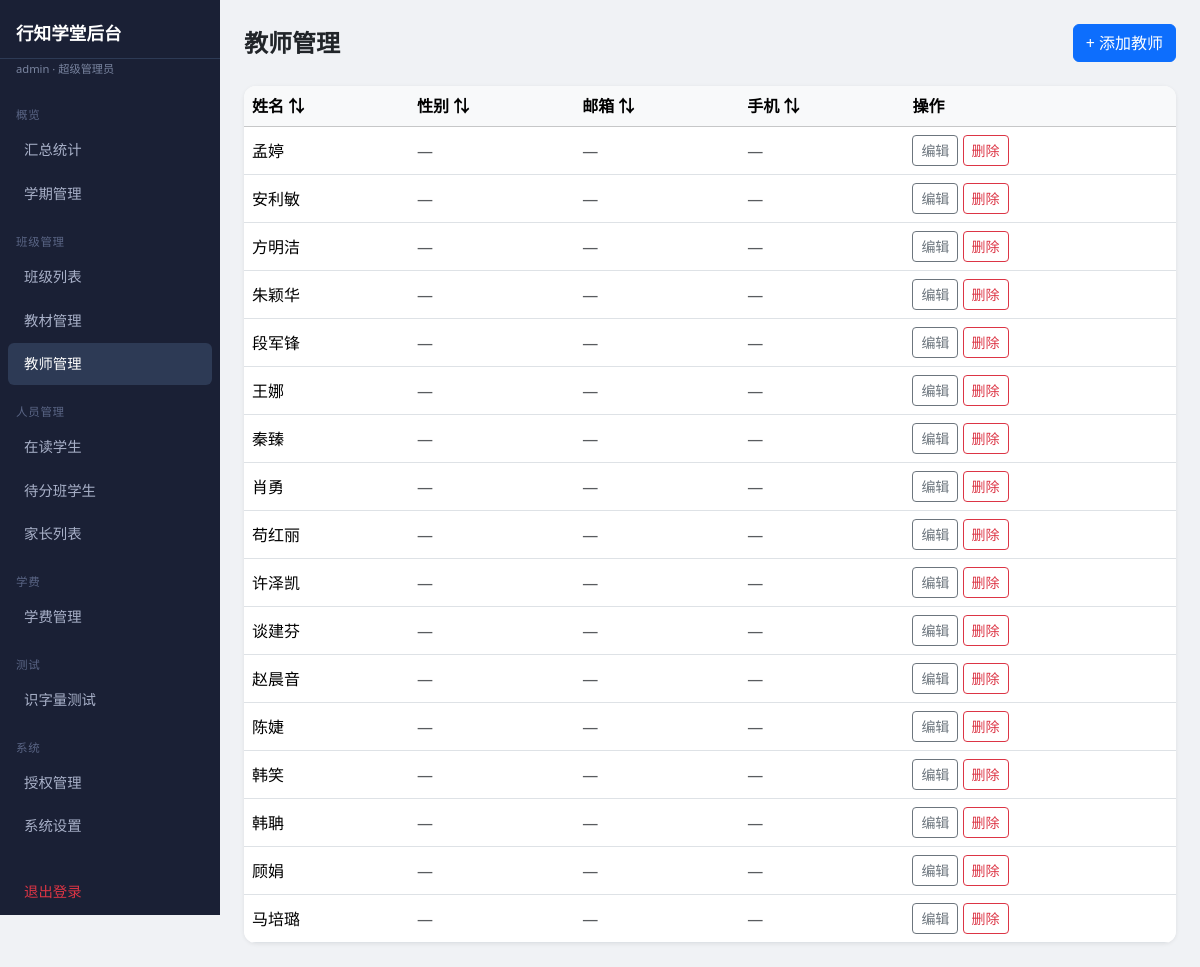
Screenshot of /admin/teachers (signed in) with the database file from the repository.
### app/models/admin_user.py (models this page shows, shortened)
class AdminUser(Base, TimestampMixin):
    __tablename__ = "admin_users"
    id: Mapped[int] = mapped_column(primary_key=True)
    username: Mapped[str] = mapped_column(String(100), unique=True, nullable=False)
    hashed_password: Mapped[str] = mapped_column(String(200), nullable=False)
    is_active: Mapped[bool] = mapped_column(Boolean, default=True)
    is_superadmin: Mapped[bool] = mapped_column(Boolean, default=False)
    role: Mapped[str] = mapped_column(String(20), nullable=False, default=ROLE_SENIOR_ADMIN)
    teacher_id: Mapped[Optional[int]] = mapped_column(
        Integer, ForeignKey("teachers.id"), nullable=True
    )
    teacher: Mapped[Optional["Teacher"]] = relationship("Teacher", foreign_keys=[teacher_id])  # noqa: F821

### app/models/teacher.py (models this page shows)
class Teacher(Base, TimestampMixin):
    __tablename__ = "teachers"
    id: Mapped[int] = mapped_column(primary_key=True)
    name: Mapped[str] = mapped_column(String(100), nullable=False)
    email: Mapped[Optional[str]] = mapped_column(String(200), nullable=True)
    phone: Mapped[Optional[str]] = mapped_column(String(50), nullable=True)
    gender: Mapped[Optional[str]] = mapped_column(String(10), nullable=True)  # male/female
    max_classes: Mapped[int] = mapped_column(Integer, default=3)
    class_teachers: Mapped[list["ClassTeacher"]] = relationship(  # noqa: F821
        back_populates="teacher"
    )

### app/web/admin.py (the view)
@router.get("/teachers", response_class=HTMLResponse)
async def teachers_list(request: Request, db: AsyncSession = Depends(get_db)):
    admin = await _get_admin(request, db)
    if not admin:
        return _login_redirect()
    r = await db.execute(select(Teacher).order_by(Teacher.name))
    teachers = r.scalars().all()
    return templates.TemplateResponse(request, "admin/teachers.html", {
        "admin": admin,
        "current_admin": admin,
        "teachers": teachers,
        "ok": request.query_params.get("ok"),
        "err": request.query_params.get("err"),
    })

### app/templates/admin/teachers.html (shortened to what this page needs)
{% extends "admin/base.html" %}
{% block content %}
<div class="page-header d-flex justify-content-between align-items-center">
  <h4 class="mb-0 fw-bold">教师管理</h4>
  <button class="btn btn-primary" data-bs-toggle="modal" data-bs-target="#addModal">+ 添加教师</button>
</div>
<div class="table-card">
  <table class="table table-hover align-middle mb-0" id="sortTable">
    <thead class="table-light">
      <tr>
        <th class="sortable" data-col="0" style="cursor:pointer;user-select:none">姓名 <span class="sort-icon">⇅</span></th>
        <th class="sortable" data-col="1" style="cursor:pointer;user-select:none">性别 <span class="sort-icon">⇅</span></th>
        <th class="sortable" data-col="2" style="cursor:pointer;user-select:none">邮箱 <span class="sort-icon">⇅</span></th>
        <th class="sortable" data-col="3" style="cursor:pointer;user-select:none">手机 <span class="sort-icon">⇅</span></th>
        <th>操作</th>
      </tr>
    </thead>
    <tbody>
      {% for t in teachers %}
      <tr>
        <td class="fw-medium">{{ t.name }}</td>
        <td data-sort="{{ t.gender or '' }}">
          {% if t.gender == 'male' %}<span class="badge bg-primary bg-opacity-10 text-primary border border-primary-subtle">男</span>
          {% elif t.gender == 'female' %}<span class="badge bg-danger bg-opacity-10 text-danger border border-danger-subtle">女</span>
          {% else %}<span class="text-muted">—</span>{% endif %}
        </td>
        <td class="text-muted">{{ t.email or '—' }}</td>
        <td class="text-muted">{{ t.phone or '—' }}</td>
        <td>
          <button class="btn btn-sm btn-outline-secondary"
                  data-bs-toggle="modal" data-bs-target="#editModal{{ t.id }}">编辑</button>
          <form method="post" action="/admin/teachers/{{ t.id }}/delete" class="d-inline"
                onsubmit="return confirm('确认删除教师 {{ t.name }}？')">
            <button class="btn btn-sm btn-outline-danger">删除</button>
          </form>
        </td>
      </tr>
      {% else %}
      <tr><td colspan="5" class="text-center text-muted py-4">暂无教师</td></tr>
      {% endfor %}
    </tbody>
  </table>
</div>
{% endblock %}

### app/templates/admin/base.html (shortened to what this page needs)
<!doctype html>
<html lang="zh-CN">
<head>
  <link href="https://cdn.jsdelivr.net/npm/bootstrap@5.3.2/dist/css/bootstrap.min.css" rel="stylesheet">
</head>
<body>
{% set _role = current_admin.role if current_admin else '' %}
{% set _is_super = (_role == 'superadmin' or (current_admin and current_admin.is_superadmin)) %}
{% set _is_senior = (_is_super or _role == 'senior_admin') %}
<div class="sidebar">
  <div class="brand">行知学堂后台</div>
  {% if current_admin %}
  <div class="role-badge">{{ current_admin.username }} · {{ current_admin.role_label }}</div>
  {% endif %}
  <nav class="mt-1">
    <div class="nav-section">概览</div>
    <a href="/admin/" class="nav-link {% if request.url.path == '/admin/' %}active{% endif %}">汇总统计</a>
    {% if _is_senior %}
    <a href="/admin/semesters" class="nav-link {% if '/semesters' in request.url.path %}active{% endif %}">学期管理</a>
    {% endif %}
    <div class="nav-section">班级管理</div>
    <a href="/admin/classes" class="nav-link {% if '/classes' in request.url.path %}active{% endif %}">班级列表</a>
    <a href="/admin/materials" class="nav-link {% if '/materials' in request.url.path %}active{% endif %}">教材管理</a>
    {% if _is_senior %}
    <a href="/admin/teachers" class="nav-link {% if '/teachers' in request.url.path %}active{% endif %}">教师管理</a>
    {% endif %}
    <div class="nav-section">人员管理</div>
    <a href="/admin/enrolled-students" class="nav-link {% if '/enrolled-students' in request.url.path %}active{% endif %}">在读学生</a>
    {% if _is_senior %}
    <a href="/admin/pending-students" class="nav-link {% if '/pending-students' in request.url.path %}active{% endif %}">待分班学生</a>
    {% endif %}
    <a href="/admin/guardians" class="nav-link {% if '/guardians' in request.url.path %}active{% endif %}">家长列表</a>
    {% if _is_super %}
    <div class="nav-section">学费</div>
    <a href="/admin/tuition" class="nav-link {% if '/tuition' in request.url.path %}active{% endif %}">学费管理</a>
    {% endif %}
    {% if _is_senior %}
    <div class="nav-section">测试</div>
    <a href="/admin/literacy-tests" class="nav-link {% if '/literacy-tests' in request.url.path %}active{% endif %}">识字量测试</a>
    {% endif %}
    {% if _is_super %}
    <div class="nav-section">系统</div>
    <a href="/admin/users" class="nav-link {% if '/users' in request.url.path %}active{% endif %}">授权管理</a>
    <a href="/admin/settings" class="nav-link {% if '/settings' in request.url.path %}active{% endif %}">系统设置</a>
    {% endif %}
    <a href="/admin/logout" class="nav-link text-danger mt-4">退出登录</a>
  </nav>
</div>
<div class="main-content">
  {% block content %}{% endblock %}
</div>
</body>
</html>

### app/templates/admin/base.html (style rules this page uses)
body { background: #f0f2f5; }
.sidebar { width: 220px; min-height: 100vh; background: #1a2035; position: fixed; top: 0; left: 0; }
.sidebar .brand { padding: 20px 16px 12px; color: #fff; font-size: 1.1rem; font-weight: 700; border-bottom: 1px solid #2d3a55; }
.sidebar .nav-link { color: #a8b0c8; padding: 10px 16px; border-radius: 6px; margin: 2px 8px; font-size: .9rem; }
.sidebar .nav-link:hover, .sidebar .nav-link.active { background: #2d3a55; color: #fff; }
.sidebar .nav-section { color: #5a6585; font-size: .72rem; text-transform: uppercase; letter-spacing: .06em; padding: 16px 16px 4px; }
.sidebar .role-badge { font-size: .7rem; color: #7a85a0; padding: 2px 16px 8px; }
.main-content { margin-left: 220px; padding: 24px; min-height: 100vh; }
.page-header { margin-bottom: 24px; }
.table-card { background: #fff; border-radius: 12px; box-shadow: 0 1px 4px rgba(0,0,0,.08); overflow: hidden; }
.table-card .table { margin: 0; }

### rows the page displays
AdminUser: username "admin", role_label "超级管理员"
Teacher: name "孟婷", email "—", phone "—"
Teacher: name "安利敏", email "—", phone "—"
Teacher: name "方明洁", email "—", phone "—"
Teacher: name "朱颖华", email "—", phone "—"
Teacher: name "段军锋", email "—", phone "—"
Teacher: name "王娜", email "—", phone "—"
Teacher: name "秦臻", email "—", phone "—"
Teacher: name "肖勇", email "—", phone "—"
Teacher: name "苟红丽", email "—", phone "—"
Teacher: name "许泽凯", email "—", phone "—"
Teacher: name "谈建芬", email "—", phone "—"
Teacher: name "赵晨音", email "—", phone "—"
Teacher: name "陈婕", email "—", phone "—"
Teacher: name "韩笑", email "—", phone "—"
Teacher: name "韩聃", email "—", phone "—"
Teacher: name "顾娟", email "—", phone "—"
Teacher: name "马培璐", email "—", phone "—"
